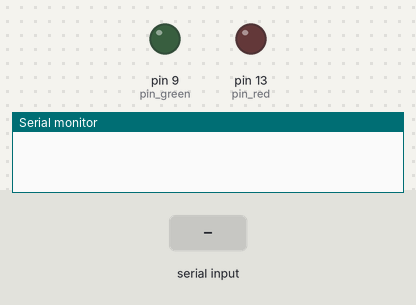
This sketch was run on a simulated Arduino Uno, built with avr-gcc and run on an emulated ATmega328P. Shown: output pins drawn as LEDs (lit = HIGH), the last lines printed to the serial monitor. The test bench sets the inputs (shaded band).

Above: at 1.2 s.
1.3 s: "9" received over Serial
At 2.4 s:
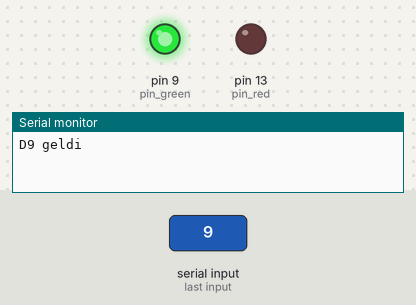
2.8 s: "8" received over Serial
At 3.6 s:
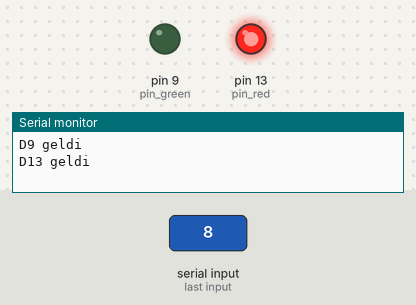
4.3 s: "0" received over Serial
At 4.7 s:
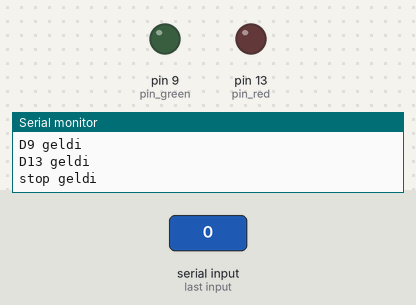
Timing chart, 0 to 7.3 s (numbered marks = the images above; inputs shaded):
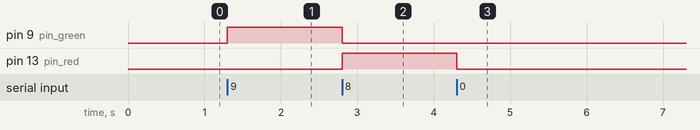

Measured:
- after the input at 1.3 s, pin 9 (pin_green): LOW → HIGH at once
- after the input at 2.8 s, pin 9 (pin_green): HIGH → LOW at once; pin 13 (pin_red): LOW → HIGH at once
- after the input at 4.3 s, pin 13 (pin_red): HIGH → LOW at once

The sketch:

jim_pistachio.ino
```cpp
String msg = "";
int portIndex = 0;
int pin_green=9;
int pin_red=13;

void setup() {
  pinMode(pin_green, OUTPUT);//class 1 green
  pinMode(pin_red,OUTPUT); //class 2 red
  Serial.begin(9600);
}

void loop() {
  msg = readSerialInFromPC();
  if (msg.equals("9")) {
    Serial.println("D9 geldi");
    digitalWrite(pin_green,HIGH);
    digitalWrite(pin_red,LOW);
  }else if(msg.equals("8")){
    Serial.println("D13 geldi");
    digitalWrite(pin_red,HIGH);
    digitalWrite(pin_green,LOW);
  }else if(msg.equals("0")){
    Serial.println("stop geldi");
    digitalWrite(pin_red,LOW);
    digitalWrite(pin_green,LOW);
  }
}

String readSerialInFromPC() {
   String str = "";
   if (Serial.available() > 0) {
       char letter = Serial.read();
       str += letter;
   }
   return str;
}
```
